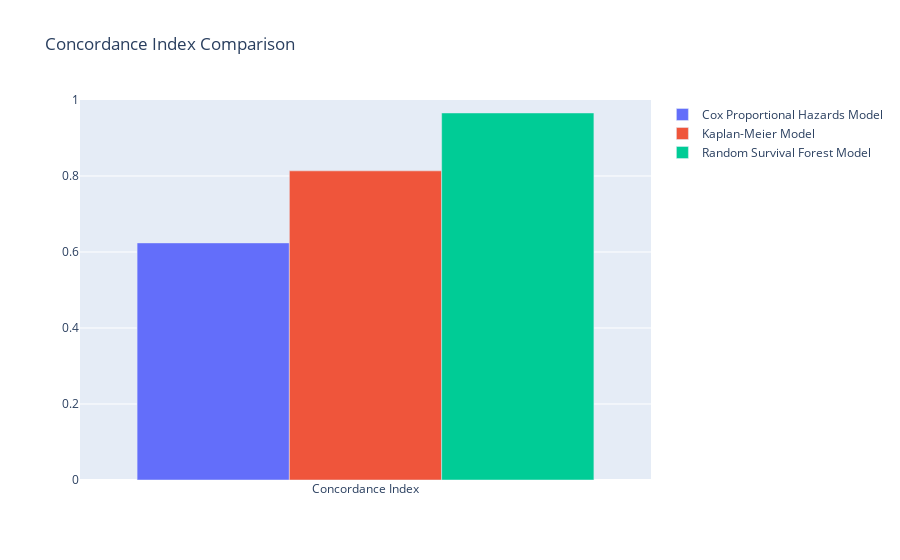

The notebook cell this image was saved under:
### Code cell
import plotly.graph_objects as go

# Calculate the Concordance Indexes
cox_cindex = concordance_index(data['Level'], -data['Cox_Predicted_Churn_Probability'], data['Churn'])
km_cindex = c_index  # Assuming c_index is the Concordance Index for the Kaplan-Meier Model
rsf_cindex = concordance_index_censored(y['Churn'], y['Level'], rsf_pred)[0]

# Create a bar chart
fig = go.Figure(data=[
    go.Bar(name='Cox Proportional Hazards Model', x=['Concordance Index'], y=[cox_cindex]),
    go.Bar(name='Kaplan-Meier Model', x=['Concordance Index'], y=[km_cindex]),
    go.Bar(name='Random Survival Forest Model', x=['Concordance Index'], y=[rsf_cindex])
])

# Change the bar mode
fig.update_layout(barmode='group', title='Concordance Index Comparison', yaxis=dict(range=[0, 1]))

fig.show()

### Figure 1 — Plotly figure (JSON) as saved in the notebook; plotly's stock layout.template omitted (floating-point values rounded to 4 significant figures)
{"data": [{"name": "Cox Proportional Hazards Model", "type": "bar", "x": ["Concordance Index"], "y": [0.6239]}, {"name": "Kaplan-Meier Model", "type": "bar", "x": ["Concordance Index"], "y": [0.8135]}, {"name": "Random Survival Forest Model", "type": "bar", "x": ["Concordance Index"], "y": [0.9659]}], "layout": {"barmode": "group", "title": {"text": "Concordance Index Comparison"}, "yaxis": {"range": [0, 1]}}}
